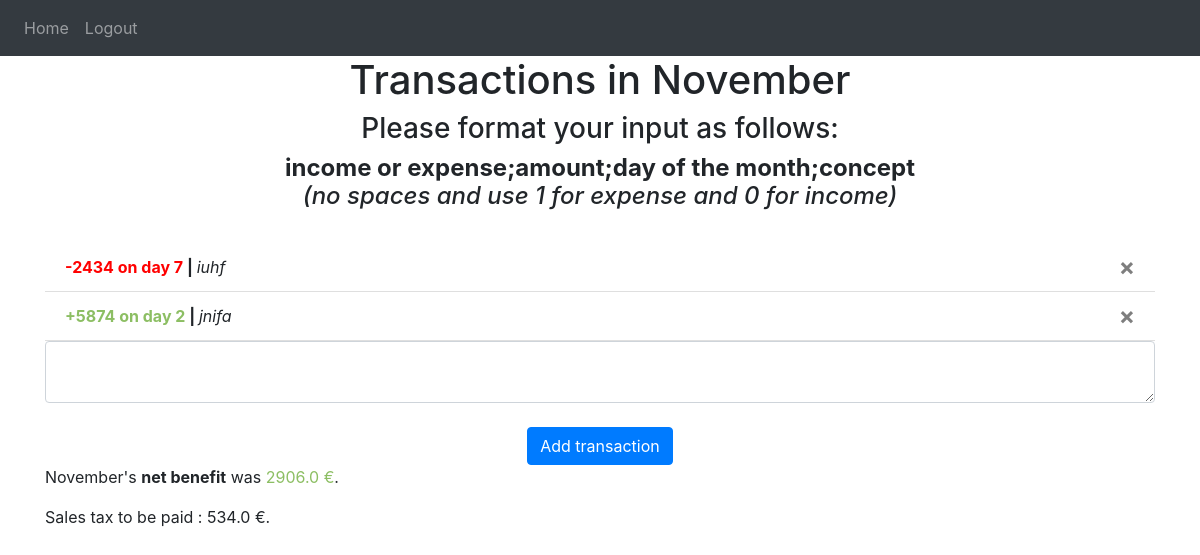
Before: /month/November (signed in) with the older database file.
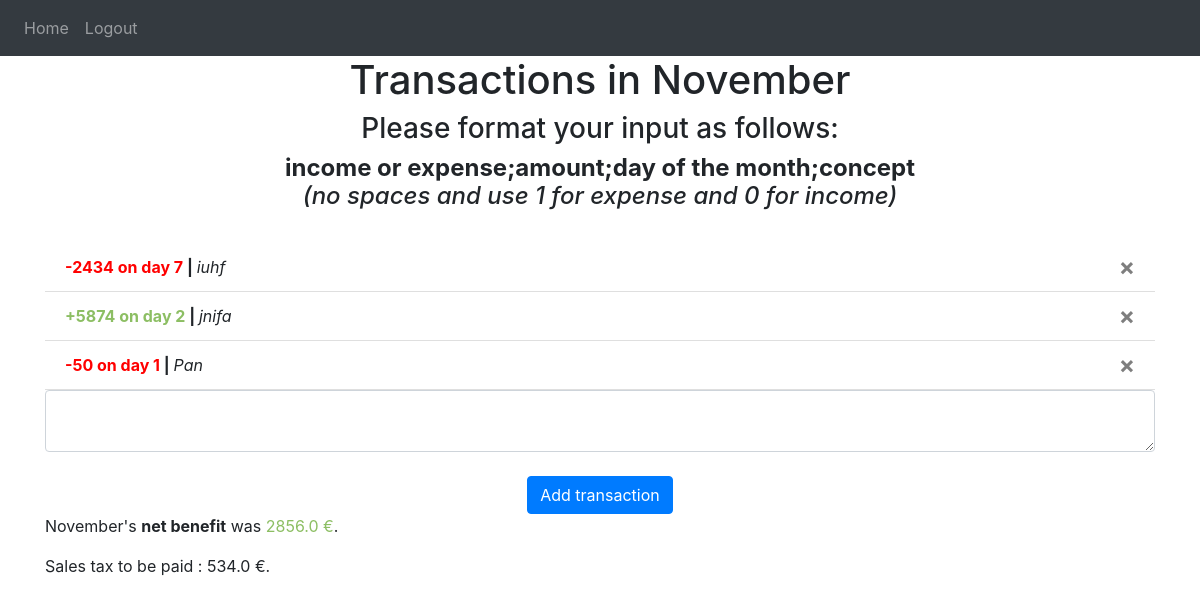
After: the same page with the newer database file.
### website/models.py (models this page shows)
class Transaction(db.Model):
    id = db.Column(db.Integer, primary_key=True)
    concept = db.Column(db.String(10000))
    data = db.Column(db.String(10000))
    month = db.Column(db.String(30))
    isExpense = db.Column(db.Boolean)
    amount = db.Column(db.Integer)
    day = db.Column(db.String(3))
    date = db.Column(db.DateTime(timezone=True), default=func.now())
    user_id = db.Column(db.Integer, db.ForeignKey("user.id"))

### website/views.py (the view, shortened to what this page needs)
@views.route("/month/<month>", methods=["GET", "POST"])
@login_required
def month(month):
    return render_template(
        "month.html",
        user=current_user,
        month=month,
        netBenefit=getNetBenefit(user=current_user, month=month),
        transactionList=sortTransactions(user=current_user, month=month),
        taxAmount=getTaxAmount(user=current_user, month=month),
    )

### website/__init__.py (called while the page is built)
def create_app():
    app = Flask(__name__)
    app.config["SECRET_KEY"] = "owo"
    app.config["SQLALCHEMY_DATABASE_URI"] = f"sqlite:///{DB_NAME}"
    db.init_app(app)
    from .views import views
    from .auth import auth
    app.register_blueprint(views, url_prefix="/")
    app.register_blueprint(auth, url_prefix="/")
    from .models import User, Transaction
    create_database(app)
    login_manager = LoginManager()
    login_manager.login_view = "auth.login"
    login_manager.init_app(app)
    @login_manager.user_loader
    def load_user(id):
        return User.query.get(int(id))
    return app

### website/views.py (called while the page is built)
def getTaxAmount(user, month):
    TaxAmount = 0
    for transaction in user.transactions:
        if transaction.month == month and not transaction.isExpense:
            TaxAmount += round(transaction.amount / 11, 2)
    return TaxAmount

def getNetBenefit(user, month):
    Benefit = 0
    for transaction in user.transactions:
        if transaction.month == month:
            Benefit += (1 - 2 * transaction.isExpense) * transaction.amount
    return Benefit - getTaxAmount(user=user, month=month)

def sortTransactions(user, month):
    transactions = [
        transaction for transaction in user.transactions if transaction.month == month
    ]
    return sorted(
        transactions,
        key=lambda transaction: (
            transaction.day,
            (-1) * transaction.amount if transaction.isExpense else transaction.amount,
        ),
        reverse=True,
    )

### website/templates/month.html (shortened to what this page needs)
{% extends "base.html" %} {% block title %}Home{% endblock %} {% block content
    %}
    <h1 align="center">Transactions in {{month}}</h1>
    <h3 align="center">Please format your input as follows:</h3>
    <h4 align="center"><b>income or expense;amount;day of the month;concept</b><br><i>(no spaces and use 1 for expense and 0 for income)</i></h4>
    <br>
    <ul class="list-group list-group-flush" id="transactions">
      {% for transaction in transactionList%}
      <li class="list-group-item">
        {% if transaction.isExpense %}
          {% set message = "-" ~ transaction.amount ~ " on day " ~ transaction.day %}
          <b><span style="color:red">{{ message }}</span>{{" | "}}</b><i>{{transaction.concept}}</i>
        {% else %}
          {% set message = "+" ~ transaction.amount ~ " on day " ~ transaction.day %}
          <b><span style="color:rgba(68, 150, 1, 0.616)">{{ message }}</span>{{" | "}}</b><i>{{transaction.concept}}</i>
        {% endif %}
        {% set dataTuple=[transaction.id, month]%}
        <button type="button" class="close" onClick="deletetransaction( {{dataTuple}} )">
          <span aria-hidden="true">&times;</span>
        </button>
      </li>
      {% endfor %}
    </ul>
    <form method="POST">
      <textarea name="transaction" id="transaction" class="form-control"></textarea>
      <br />
      <div align="center">
        <button id="submitBtn" type="submit" class="btn btn-primary">Add transaction</button>
      </div>
    </form>
    <p>
      {%set netBenefit=netBenefit|round(2) %}
      {% if netBenefit>=0 %}
        {{month+"'s"}} <b>{{"net benefit" }}</b> {{"was "}}<span style="color:rgba(68, 150, 1, 0.616)">{{ netBenefit |string() +" €"}}</span>{{"."}}
      {% else %}
      {{month+"'s"}} <b>{{"net loss"}}</b> {{"was " + (netBenefit | abs)|string() +" €."}}
      {% endif %}
    </p>
    <p>Sales tax to be paid : {{taxAmount|round(2)~" €."}}</p>
    {% endblock %}

### website/templates/base.html (shortened to what this page needs)
<!DOCTYPE HTML>
<html>
    <head>
        <link
        rel="stylesheet"
        href="https://stackpath.bootstrapcdn.com/bootstrap/4.4.1/css/bootstrap.min.css"
      />
      <link
        rel="stylesheet"
        href="https://stackpath.bootstrapcdn.com/font-awesome/4.7.0/css/font-awesome.min.css"
      />
    </head>
    <body>
        <nav class="navbar navbar-expand-lg navbar-dark bg-dark">
            <div class="collapse navbar-collapse" id="navbar">
              <div class="navbar-nav">
                {%if user.is_authenticated%}
                <a class="nav-item nav-link" id="home" href="/">Home</a>
                <a class="nav-item nav-link" id="logout" href="/logout">Logout</a>
                {%else%}
                <a class="nav-item nav-link" id="signUp" href="/sign-up">Sign-Up</a>
                <a class="nav-item nav-link" id="login" href="/login">Login</a>
                {%endif %}
              </div>
            </div>
        </nav>
        <div class="container">{% block content %} {% endblock %}</div>
    </body>
</html>

Changed rows visible on the page:
added Transaction: message "-50 on day 1", value "|"
Other visible differences:
{{ netBenefit |string() +" €" }}: "2906.0 €" → "2856.0 €"
